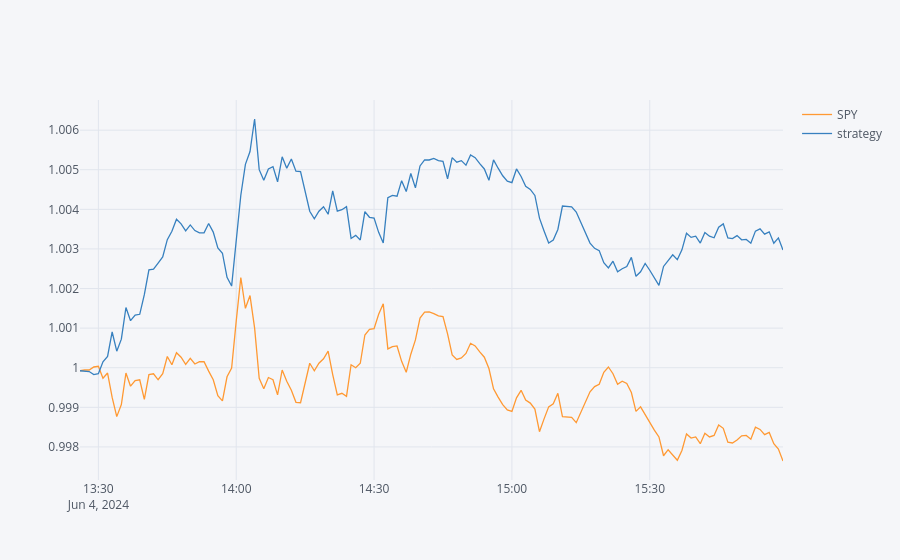
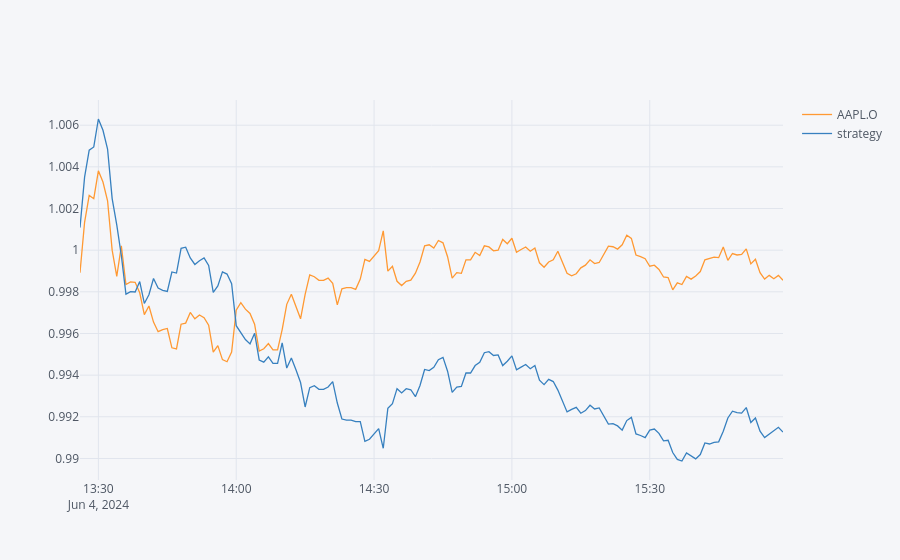

The notebook cell these images were saved under, in order:
### Code cell
for ric in rics:
    res[ric][[ric, 'strategy']].cumsum().apply(np.exp).iplot()

### Figure 1 — Plotly figure (JSON) as saved in the notebook; plotly's stock layout.template omitted (floating-point values rounded to 4 significant figures; data arrays with more than 128 entries replaced by an {"elided": "..."} marker saying what was removed)
{"data": [{"line": {"color": "rgba(255, 153, 51, 1.0)", "dash": "solid", "shape": "linear", "width": 1.3}, "mode": "lines", "name": "SPY", "text": "", "type": "scatter", "x": {"elided": "154 str values"}, "y": {"elided": "154 float values"}}, {"line": {"color": "rgba(55, 128, 191, 1.0)", "dash": "solid", "shape": "linear", "width": 1.3}, "mode": "lines", "name": "strategy", "text": "", "type": "scatter", "x": {"elided": "154 str values"}, "y": {"elided": "154 float values"}}], "layout": {"legend": {"bgcolor": "#F5F6F9", "font": {"color": "#4D5663"}}, "paper_bgcolor": "#F5F6F9", "plot_bgcolor": "#F5F6F9", "title": {"font": {"color": "#4D5663"}}, "xaxis": {"gridcolor": "#E1E5ED", "showgrid": true, "tickfont": {"color": "#4D5663"}, "title": {"font": {"color": "#4D5663"}, "text": ""}, "zerolinecolor": "#E1E5ED"}, "yaxis": {"gridcolor": "#E1E5ED", "showgrid": true, "tickfont": {"color": "#4D5663"}, "title": {"font": {"color": "#4D5663"}, "text": ""}, "zerolinecolor": "#E1E5ED"}}}

### Figure 2 — Plotly figure (JSON) as saved in the notebook; plotly's stock layout.template omitted (floating-point values rounded to 4 significant figures; data arrays with more than 128 entries replaced by an {"elided": "..."} marker saying what was removed)
{"data": [{"line": {"color": "rgba(255, 153, 51, 1.0)", "dash": "solid", "shape": "linear", "width": 1.3}, "mode": "lines", "name": "AAPL.O", "text": "", "type": "scatter", "x": {"elided": "154 str values"}, "y": {"elided": "154 float values"}}, {"line": {"color": "rgba(55, 128, 191, 1.0)", "dash": "solid", "shape": "linear", "width": 1.3}, "mode": "lines", "name": "strategy", "text": "", "type": "scatter", "x": {"elided": "154 str values"}, "y": {"elided": "154 float values"}}], "layout": {"legend": {"bgcolor": "#F5F6F9", "font": {"color": "#4D5663"}}, "paper_bgcolor": "#F5F6F9", "plot_bgcolor": "#F5F6F9", "title": {"font": {"color": "#4D5663"}}, "xaxis": {"gridcolor": "#E1E5ED", "showgrid": true, "tickfont": {"color": "#4D5663"}, "title": {"font": {"color": "#4D5663"}, "text": ""}, "zerolinecolor": "#E1E5ED"}, "yaxis": {"gridcolor": "#E1E5ED", "showgrid": true, "tickfont": {"color": "#4D5663"}, "title": {"font": {"color": "#4D5663"}, "text": ""}, "zerolinecolor": "#E1E5ED"}}}
